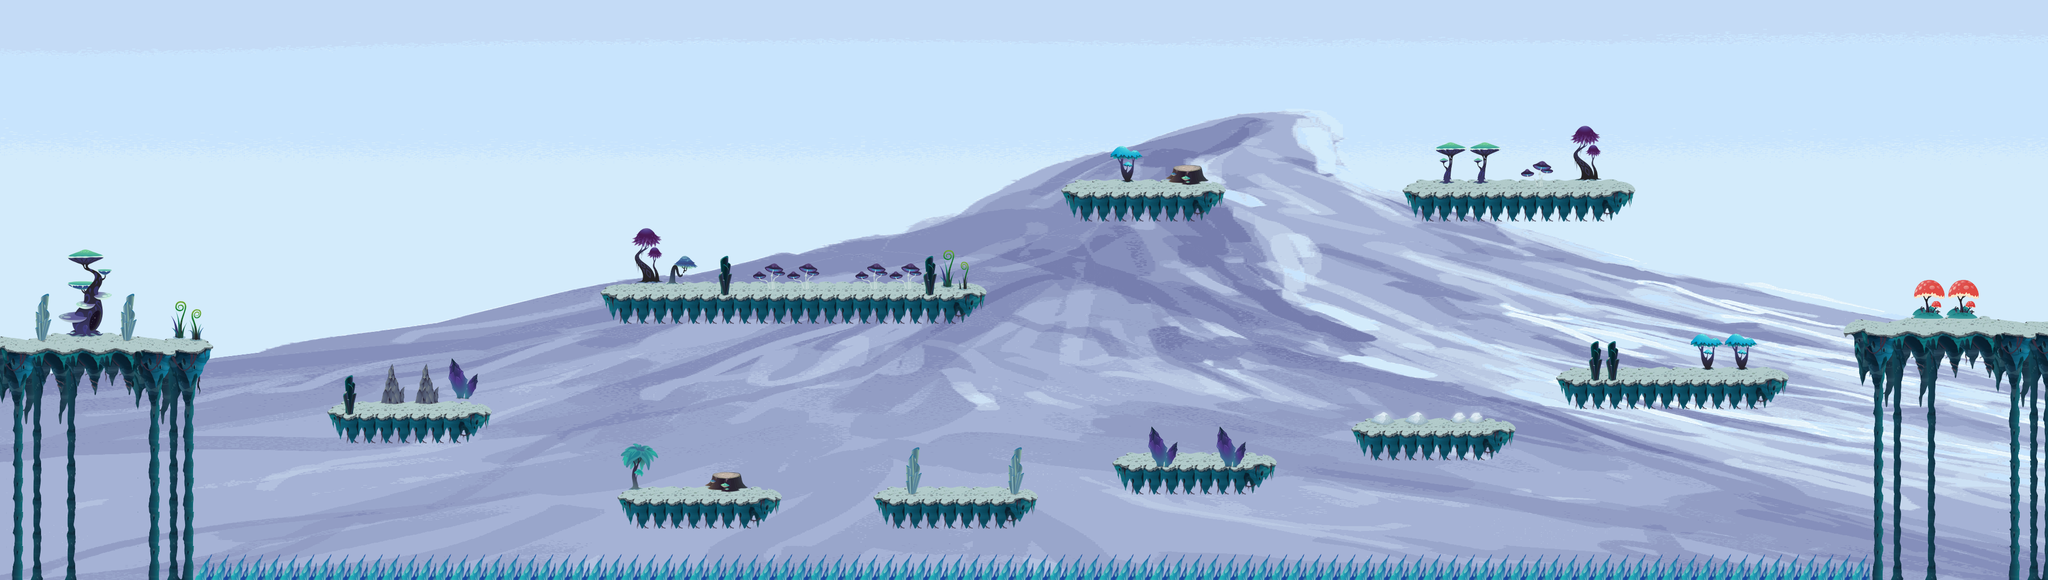

Below is a game level as drawn by its tile map, then a one-line description and the .tmx that defines it (tile-layer data replaced by summaries):
An orthogonal 120x34 tile map with 32x32 px tiles, 3 tile layers (Spike, Foreground, Objekte), 1 image layer and 52 objects (31x CoinEntity, 13x Ground, 4x EnemyEntity, mainPlayer, game.LevelEntity, ...).

<map version="1.0" orientation="orthogonal" renderorder="left-up" width="120" height="34" tilewidth="32" tileheight="32" nextobjectid="382">
 <tileset firstgid="1" name="glitch" tilewidth="32" tileheight="32">
  <image source="../img/map/glitch.png" width="1024" height="672" />
 </tileset>
 <imagelayer name="Parallax_layer1">
  <image source="../img/background/snow.png" />
 </imagelayer>
 <layer name="Spike" width="120" height="34">
  <data>[4080 cells, 198 non-empty, 4 distinct tile ids]</data>
 </layer>
 <layer name="Foreground" width="120" height="34">
  <data>[4080 cells, 902 non-empty, 143 distinct tile ids]</data>
 </layer>
 <layer name="Objekte" width="120" height="34">
  <data>[4080 cells, 199 non-empty, 100 distinct tile ids]</data>
 </layer>
 <objectgroup name="Object">
  <properties>
   <property name="duration" value="300" />
   <property name="fade" value="#300000" />
  </properties>
  <object id="3" name="mainPlayer" x="7" y="553" width="32" height="64">
   <properties>
    <property name="image" value="gripe_run_right" />
    <property name="spritewidth" value="64" />
   </properties>
  </object>
  <object id="5" name="game.LevelEntity" x="3798" y="-3606" width="39" height="1e+06">
   <properties>
    <property name="duration" value="300" />
    <property name="fade" value="#009900" />
    <property name="to" value="4" />
   </properties>
  </object>
  <object id="13" name="ScrollEntity" x="1791" y="870" width="32" height="32">
   <properties>
    <property name="image" value="spinning_scrolls" />
    <property name="scrollIndex" value="24" />
    <property name="spritewidth" value="32" />
    <property name="type" value="enchantment" />
   </properties>
  </object>
  <object id="19" name="SpikeEntity" x="363" y="1041.33" width="3148" height="48" />
  <object id="178" name="CoinEntity" x="1074" y="741" width="32" height="32">
   <properties>
    <property name="image" value="spinning_coin_gold" />
    <property name="spritewidth" value="32" />
   </properties>
  </object>
  <object id="183" name="CoinEntity" x="2835" y="623" width="32" height="32">
   <properties>
    <property name="image" value="spinning_coin_gold" />
    <property name="spritewidth" value="32" />
   </properties>
  </object>
  <object id="241" name="CoinEntity" x="1536" y="791" width="32" height="32">
   <properties>
    <property name="image" value="spinning_coin_gold" />
    <property name="spritewidth" value="32" />
   </properties>
  </object>
  <object id="246" name="CoinEntity" x="476" y="672" width="32" height="32">
   <properties>
    <property name="image" value="spinning_coin_gold" />
    <property name="spritewidth" value="32" />
   </properties>
  </object>
  <object id="302" name="CoinEntity" x="2029" y="764" width="32" height="32">
   <properties>
    <property name="image" value="spinning_coin_gold" />
    <property name="spritewidth" value="32" />
   </properties>
  </object>
  <object id="304" name="CoinEntity" x="3377" y="524" width="32" height="32">
   <properties>
    <property name="image" value="spinning_coin_gold" />
    <property name="spritewidth" value="32" />
   </properties>
  </object>
  <object id="316" name="CoinEntity" x="2701" y="310" width="32" height="32">
   <properties>
    <property name="image" value="spinning_coin_gold" />
    <property name="spritewidth" value="32" />
   </properties>
  </object>
  <object id="317" name="CoinEntity" x="2739" y="310" width="32" height="32">
   <properties>
    <property name="image" value="spinning_coin_gold" />
    <property name="spritewidth" value="32" />
   </properties>
  </object>
  <object id="318" name="CoinEntity" x="2779" y="310" width="32" height="32">
   <properties>
    <property name="image" value="spinning_coin_gold" />
    <property name="spritewidth" value="32" />
   </properties>
  </object>
  <object id="319" name="CoinEntity" x="2818" y="310" width="32" height="32">
   <properties>
    <property name="image" value="spinning_coin_gold" />
    <property name="spritewidth" value="32" />
   </properties>
  </object>
  <object id="320" name="CoinEntity" x="2858" y="309" width="32" height="32">
   <properties>
    <property name="image" value="spinning_coin_gold" />
    <property name="spritewidth" value="32" />
   </properties>
  </object>
  <object id="321" name="CoinEntity" x="2899" y="309" width="32" height="32">
   <properties>
    <property name="image" value="spinning_coin_gold" />
    <property name="spritewidth" value="32" />
   </properties>
  </object>
  <object id="322" name="CoinEntity" x="2938" y="310" width="32" height="32">
   <properties>
    <property name="image" value="spinning_coin_gold" />
    <property name="spritewidth" value="32" />
   </properties>
  </object>
  <object id="323" name="CoinEntity" x="2978" y="309" width="32" height="32">
   <properties>
    <property name="image" value="spinning_coin_gold" />
    <property name="spritewidth" value="32" />
   </properties>
  </object>
  <object id="324" name="CoinEntity" x="1442" y="510" width="32" height="32">
   <properties>
    <property name="image" value="spinning_coin_gold" />
    <property name="spritewidth" value="32" />
   </properties>
  </object>
  <object id="326" name="CoinEntity" x="1520" y="510" width="32" height="32">
   <properties>
    <property name="image" value="spinning_coin_gold" />
    <property name="spritewidth" value="32" />
   </properties>
  </object>
  <object id="327" name="CoinEntity" x="1559" y="510" width="32" height="32">
   <properties>
    <property name="image" value="spinning_coin_gold" />
    <property name="spritewidth" value="32" />
   </properties>
  </object>
  <object id="328" name="CoinEntity" x="1597" y="510" width="32" height="32">
   <properties>
    <property name="image" value="spinning_coin_gold" />
    <property name="spritewidth" value="32" />
   </properties>
  </object>
  <object id="344" name="CoinEntity" x="1635" y="510" width="32" height="32">
   <properties>
    <property name="image" value="spinning_coin_gold" />
    <property name="spritewidth" value="32" />
   </properties>
  </object>
  <object id="345" name="CoinEntity" x="1520.5" y="470.5" width="32" height="32">
   <properties>
    <property name="image" value="spinning_coin_gold" />
    <property name="spritewidth" value="32" />
   </properties>
  </object>
  <object id="346" name="CoinEntity" x="1635.5" y="470.5" width="32" height="32">
   <properties>
    <property name="image" value="spinning_coin_gold" />
    <property name="spritewidth" value="32" />
   </properties>
  </object>
  <object id="347" name="CoinEntity" x="2779.5" y="270.5" width="32" height="32">
   <properties>
    <property name="image" value="spinning_coin_gold" />
    <property name="spritewidth" value="32" />
   </properties>
  </object>
  <object id="348" name="CoinEntity" x="2858.5" y="269.5" width="32" height="32">
   <properties>
    <property name="image" value="spinning_coin_gold" />
    <property name="spritewidth" value="32" />
   </properties>
  </object>
  <object id="350" name="CoinEntity" x="2938.5" y="270.5" width="32" height="32">
   <properties>
    <property name="image" value="spinning_coin_gold" />
    <property name="spritewidth" value="32" />
   </properties>
  </object>
  <object id="351" name="CoinEntity" x="2701.5" y="270.5" width="32" height="32">
   <properties>
    <property name="image" value="spinning_coin_gold" />
    <property name="spritewidth" value="32" />
   </properties>
  </object>
  </objectgroup>
 <objectgroup name="EnemyEntities">
  <!-- 4 objects omitted --></objectgroup>
 <objectgroup name="collision">
  <!-- 13 objects omitted --></objectgroup>
</map>
<!-- 23 of 52 objects omitted -->
